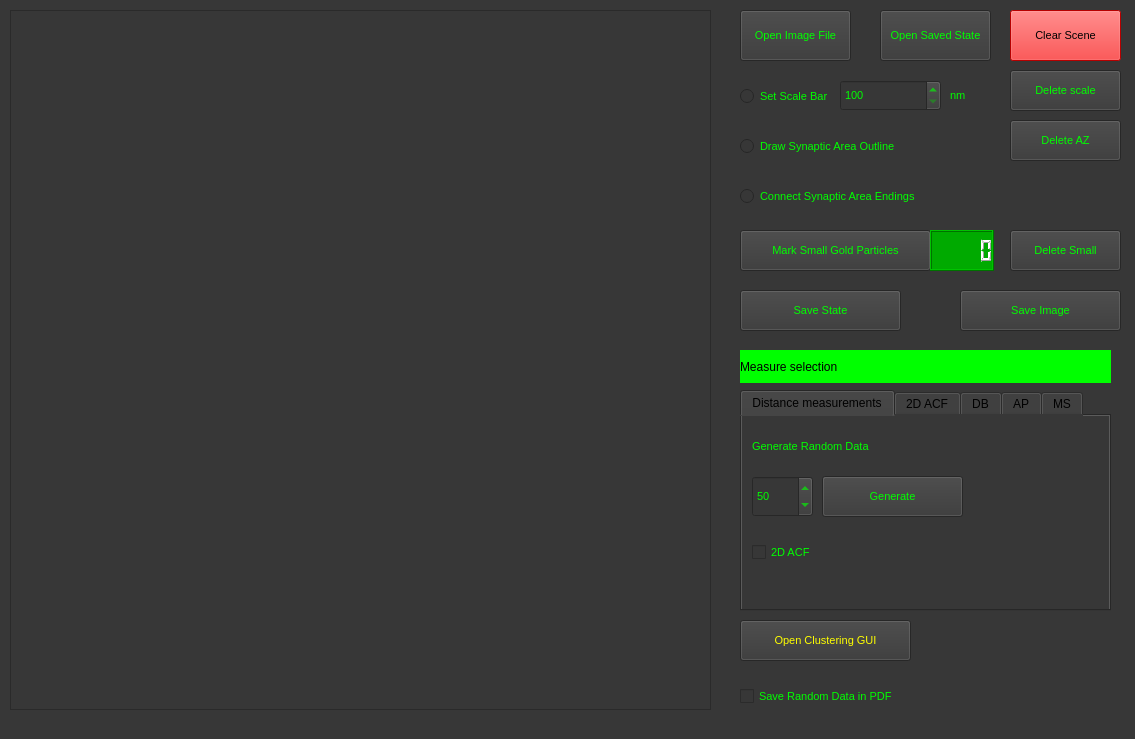
<?xml version="1.0" encoding="UTF-8"?>
<ui version="4.0">
 <class>MainWindow</class>
 <widget class="QMainWindow" name="MainWindow">
  <property name="geometry">
   <rect>
    <x>0</x>
    <y>0</y>
    <width>1135</width>
    <height>739</height>
   </rect>
  </property>
  <property name="maximumSize">
   <size>
    <width>5000</width>
    <height>3000</height>
   </size>
  </property>
  <property name="windowTitle">
   <string>GoldExt</string>
  </property>
  <property name="layoutDirection">
   <enum>Qt::LeftToRight</enum>
  </property>
  <property name="styleSheet">
   <string notr="true">background-color: rgb(55, 55, 55);</string>
  </property>
  <widget class="QWidget" name="centralwidget">
   <property name="acceptDrops">
    <bool>false</bool>
   </property>
   <widget class="QPushButton" name="openFileButton">
    <property name="geometry">
     <rect>
      <x>740</x>
      <y>10</y>
      <width>111</width>
      <height>51</height>
     </rect>
    </property>
    <property name="font">
     <font>
      <pointsize>8</pointsize>
     </font>
    </property>
    <property name="styleSheet">
     <string notr="true">color: rgb(0, 255, 0);
border-color: rgb(200, 168, 8);</string>
    </property>
    <property name="text">
     <string>Open Image File</string>
    </property>
   </widget>
   <widget class="QGraphicsView" name="imageLoaderView">
    <property name="geometry">
     <rect>
      <x>10</x>
      <y>10</y>
      <width>701</width>
      <height>700</height>
     </rect>
    </property>
    <property name="minimumSize">
     <size>
      <width>500</width>
      <height>500</height>
     </size>
    </property>
    <property name="maximumSize">
     <size>
      <width>4000</width>
      <height>2000</height>
     </size>
    </property>
    <property name="styleSheet">
     <string notr="true">border-color: rgb(0, 255, 0);</string>
    </property>
   </widget>
   <widget class="QPushButton" name="markSmallGoldParticlesButton">
    <property name="geometry">
     <rect>
      <x>740</x>
      <y>230</y>
      <width>191</width>
      <height>41</height>
     </rect>
    </property>
    <property name="font">
     <font>
      <pointsize>8</pointsize>
     </font>
    </property>
    <property name="styleSheet">
     <string notr="true">color: rgb(0, 255, 0);</string>
    </property>
    <property name="text">
     <string>Mark Small Gold Particles</string>
    </property>
   </widget>
   <widget class="QPushButton" name="openSavedStateButton">
    <property name="geometry">
     <rect>
      <x>880</x>
      <y>10</y>
      <width>111</width>
      <height>51</height>
     </rect>
    </property>
    <property name="font">
     <font>
      <pointsize>8</pointsize>
     </font>
    </property>
    <property name="styleSheet">
     <string notr="true">color: rgb(0, 255, 0);
border-color: rgb(200, 168, 8);</string>
    </property>
    <property name="text">
     <string>Open Saved State</string>
    </property>
   </widget>
   <widget class="QPushButton" name="clearSceneButton">
    <property name="geometry">
     <rect>
      <x>1010</x>
      <y>10</y>
      <width>111</width>
      <height>51</height>
     </rect>
    </property>
    <property name="font">
     <font>
      <pointsize>8</pointsize>
     </font>
    </property>
    <property name="styleSheet">
     <string notr="true">background-color: rgb(255, 0, 0);</string>
    </property>
    <property name="text">
     <string>Clear Scene</string>
    </property>
   </widget>
   <widget class="QRadioButton" name="synapticAreaRadioButton">
    <property name="geometry">
     <rect>
      <x>740</x>
      <y>130</y>
      <width>251</width>
      <height>32</height>
     </rect>
    </property>
    <property name="font">
     <font>
      <pointsize>8</pointsize>
     </font>
    </property>
    <property name="styleSheet">
     <string notr="true">color: rgb(0, 255, 0);</string>
    </property>
    <property name="text">
     <string>Draw Synaptic Area Outline</string>
    </property>
   </widget>
   <widget class="QRadioButton" name="synapticAreaEndingRadioButton">
    <property name="geometry">
     <rect>
      <x>740</x>
      <y>180</y>
      <width>261</width>
      <height>32</height>
     </rect>
    </property>
    <property name="font">
     <font>
      <pointsize>8</pointsize>
     </font>
    </property>
    <property name="styleSheet">
     <string notr="true">color: rgb(0, 255, 0);</string>
    </property>
    <property name="text">
     <string>Connect Synaptic Area Endings</string>
    </property>
   </widget>
   <widget class="QRadioButton" name="scalebarRadioButton">
    <property name="geometry">
     <rect>
      <x>740</x>
      <y>80</y>
      <width>91</width>
      <height>32</height>
     </rect>
    </property>
    <property name="font">
     <font>
      <pointsize>8</pointsize>
     </font>
    </property>
    <property name="styleSheet">
     <string notr="true">color: rgb(0, 255, 0);</string>
    </property>
    <property name="text">
     <string>Set Scale Bar</string>
    </property>
   </widget>
   <widget class="QSpinBox" name="scalebarSpinBox">
    <property name="geometry">
     <rect>
      <x>840</x>
      <y>80</y>
      <width>101</width>
      <height>31</height>
     </rect>
    </property>
    <property name="font">
     <font>
      <pointsize>8</pointsize>
     </font>
    </property>
    <property name="styleSheet">
     <string notr="true">color: rgb(0, 255, 0);</string>
    </property>
    <property name="minimum">
     <number>100</number>
    </property>
    <property name="maximum">
     <number>500</number>
    </property>
    <property name="singleStep">
     <number>100</number>
    </property>
    <property name="value">
     <number>100</number>
    </property>
   </widget>
   <widget class="QLabel" name="scalebarLabel">
    <property name="geometry">
     <rect>
      <x>950</x>
      <y>80</y>
      <width>41</width>
      <height>31</height>
     </rect>
    </property>
    <property name="font">
     <font>
      <pointsize>8</pointsize>
     </font>
    </property>
    <property name="styleSheet">
     <string notr="true">color: rgb(0, 255, 0);</string>
    </property>
    <property name="text">
     <string>nm</string>
    </property>
   </widget>
   <widget class="QLCDNumber" name="smallGoldParticleLcdNumber">
    <property name="geometry">
     <rect>
      <x>930</x>
      <y>230</y>
      <width>64</width>
      <height>41</height>
     </rect>
    </property>
    <property name="font">
     <font>
      <pointsize>4</pointsize>
     </font>
    </property>
    <property name="styleSheet">
     <string notr="true">background-color: rgb(0, 170, 0);
color: rgb(255, 255, 255);</string>
    </property>
   </widget>
   <widget class="QPushButton" name="saveStateButton">
    <property name="geometry">
     <rect>
      <x>740</x>
      <y>290</y>
      <width>161</width>
      <height>41</height>
     </rect>
    </property>
    <property name="font">
     <font>
      <pointsize>8</pointsize>
     </font>
    </property>
    <property name="styleSheet">
     <string notr="true">color: rgb(0, 255, 0);
border-color: rgb(200, 168, 8);</string>
    </property>
    <property name="text">
     <string>Save State</string>
    </property>
   </widget>
   <widget class="QPushButton" name="openClusteringGuiWindowButton">
    <property name="geometry">
     <rect>
      <x>740</x>
      <y>620</y>
      <width>171</width>
      <height>41</height>
     </rect>
    </property>
    <property name="font">
     <font>
      <pointsize>8</pointsize>
     </font>
    </property>
    <property name="styleSheet">
     <string notr="true">border-color: rgb(200, 168, 8);
color: rgb(255, 255, 0);</string>
    </property>
    <property name="text">
     <string>Open Clustering GUI</string>
    </property>
   </widget>
   <widget class="QPushButton" name="saveImageButton">
    <property name="geometry">
     <rect>
      <x>960</x>
      <y>290</y>
      <width>161</width>
      <height>41</height>
     </rect>
    </property>
    <property name="font">
     <font>
      <pointsize>8</pointsize>
     </font>
    </property>
    <property name="styleSheet">
     <string notr="true">color: rgb(0, 255, 0);
border-color: rgb(200, 168, 8);</string>
    </property>
    <property name="text">
     <string>Save Image</string>
    </property>
   </widget>
   <widget class="QPushButton" name="deleteLastSmallGoldButton">
    <property name="geometry">
     <rect>
      <x>1010</x>
      <y>230</y>
      <width>111</width>
      <height>41</height>
     </rect>
    </property>
    <property name="font">
     <font>
      <pointsize>8</pointsize>
     </font>
    </property>
    <property name="styleSheet">
     <string notr="true">color: rgb(0, 255, 0);
border-color: rgb(200, 168, 8);</string>
    </property>
    <property name="text">
     <string>Delete Small</string>
    </property>
   </widget>
   <widget class="QCheckBox" name="saveRandomDataCheckBox">
    <property name="geometry">
     <rect>
      <x>740</x>
      <y>680</y>
      <width>251</width>
      <height>32</height>
     </rect>
    </property>
    <property name="font">
     <font>
      <pointsize>8</pointsize>
     </font>
    </property>
    <property name="styleSheet">
     <string notr="true">color: rgb(0, 255, 0);</string>
    </property>
    <property name="text">
     <string>Save Random Data in PDF </string>
    </property>
   </widget>
   <widget class="QPushButton" name="deleteScaleButton">
    <property name="geometry">
     <rect>
      <x>1010</x>
      <y>70</y>
      <width>111</width>
      <height>41</height>
     </rect>
    </property>
    <property name="font">
     <font>
      <pointsize>8</pointsize>
     </font>
    </property>
    <property name="styleSheet">
     <string notr="true">color: rgb(0, 255, 0);
border-color: rgb(200, 168, 8);</string>
    </property>
    <property name="text">
     <string>Delete scale</string>
    </property>
   </widget>
   <widget class="QPushButton" name="deleteAZOutlineButton">
    <property name="geometry">
     <rect>
      <x>1010</x>
      <y>120</y>
      <width>111</width>
      <height>41</height>
     </rect>
    </property>
    <property name="font">
     <font>
      <pointsize>8</pointsize>
     </font>
    </property>
    <property name="styleSheet">
     <string notr="true">color: rgb(0, 255, 0);
border-color: rgb(200, 168, 8);</string>
    </property>
    <property name="text">
     <string>Delete AZ</string>
    </property>
   </widget>
   <widget class="QTabWidget" name="tabWidget1">
    <property name="geometry">
     <rect>
      <x>740</x>
      <y>390</y>
      <width>371</width>
      <height>221</height>
     </rect>
    </property>
    <property name="currentIndex">
     <number>0</number>
    </property>
    <widget class="QWidget" name="tab">
     <attribute name="title">
      <string>Distance measurements</string>
     </attribute>
     <widget class="QLabel" name="randomDataGeneratorLabel">
      <property name="geometry">
       <rect>
        <x>10</x>
        <y>20</y>
        <width>291</width>
        <height>21</height>
       </rect>
      </property>
      <property name="font">
       <font>
        <pointsize>8</pointsize>
       </font>
      </property>
      <property name="styleSheet">
       <string notr="true">color: rgb(0, 255, 0);</string>
      </property>
      <property name="text">
       <string>Generate Random Data</string>
      </property>
     </widget>
     <widget class="QSpinBox" name="randomSampleSpinBox">
      <property name="geometry">
       <rect>
        <x>10</x>
        <y>60</y>
        <width>61</width>
        <height>41</height>
       </rect>
      </property>
      <property name="font">
       <font>
        <pointsize>8</pointsize>
       </font>
      </property>
      <property name="styleSheet">
       <string notr="true">color: rgb(0, 255, 0);</string>
      </property>
      <property name="minimum">
       <number>1</number>
      </property>
      <property name="maximum">
       <number>10000</number>
      </property>
      <property name="singleStep">
       <number>10</number>
      </property>
      <property name="value">
       <number>50</number>
      </property>
     </widget>
     <widget class="QPushButton" name="generateAllRandomDataButton">
      <property name="geometry">
       <rect>
        <x>80</x>
        <y>60</y>
        <width>141</width>
        <height>41</height>
       </rect>
      </property>
      <property name="font">
       <font>
        <pointsize>8</pointsize>
       </font>
      </property>
      <property name="styleSheet">
       <string notr="true">color: rgb(0, 255, 0);
border-color: rgb(200, 168, 8);</string>
      </property>
      <property name="text">
       <string>Generate</string>
      </property>
     </widget>
     <widget class="QCheckBox" name="PerformSpatialAutocorrelationCheckBox">
      <property name="geometry">
       <rect>
        <x>10</x>
        <y>120</y>
        <width>161</width>
        <height>32</height>
       </rect>
      </property>
      <property name="font">
       <font>
        <pointsize>8</pointsize>
       </font>
      </property>
      <property name="styleSheet">
       <string notr="true">color: rgb(0, 255, 0);</string>
      </property>
      <property name="text">
       <string>2D ACF</string>
      </property>
      <property name="checked">
       <bool>false</bool>
      </property>
     </widget>
    </widget>
    <widget class="QWidget" name="tab_2">
     <attribute name="title">
      <string>2D ACF</string>
     </attribute>
     <widget class="QPushButton" name="performSpatialAutocorrelationButton">
      <property name="geometry">
       <rect>
        <x>10</x>
        <y>10</y>
        <width>111</width>
        <height>51</height>
       </rect>
      </property>
      <property name="font">
       <font>
        <pointsize>8</pointsize>
       </font>
      </property>
      <property name="styleSheet">
       <string notr="true">color: rgb(0, 255, 0);
border-color: rgb(200, 168, 8);</string>
      </property>
      <property name="text">
       <string>2D ACF</string>
      </property>
     </widget>
     <widget class="QSpinBox" name="spatialRmaxSpinBox">
      <property name="geometry">
       <rect>
        <x>10</x>
        <y>70</y>
        <width>111</width>
        <height>41</height>
       </rect>
      </property>
      <property name="font">
       <font>
        <pointsize>8</pointsize>
       </font>
      </property>
      <property name="styleSheet">
       <string notr="true">color: rgb(0, 255, 0);</string>
      </property>
      <property name="minimum">
       <number>1</number>
      </property>
      <property name="maximum">
       <number>10000</number>
      </property>
      <property name="singleStep">
       <number>10</number>
      </property>
      <property name="value">
       <number>80</number>
      </property>
     </widget>
     <widget class="QLabel" name="RmaxLabel">
      <property name="geometry">
       <rect>
        <x>130</x>
        <y>70</y>
        <width>151</width>
        <height>41</height>
       </rect>
      </property>
      <property name="font">
       <font>
        <pointsize>8</pointsize>
       </font>
      </property>
      <property name="styleSheet">
       <string notr="true">color: rgb(0, 255, 0);</string>
      </property>
      <property name="text">
       <string>Rmax (nm)</string>
      </property>
     </widget>
     <widget class="QCheckBox" name="SaveSpatialAutocorrelationCheckBox">
      <property name="geometry">
       <rect>
        <x>190</x>
        <y>20</y>
        <width>251</width>
        <height>32</height>
       </rect>
      </property>
      <property name="font">
       <font>
        <pointsize>8</pointsize>
       </font>
      </property>
      <property name="styleSheet">
       <string notr="true">color: rgb(0, 255, 0);</string>
      </property>
      <property name="text">
       <string>Save</string>
      </property>
     </widget>
    </widget>
    <widget class="QWidget" name="tab_4">
     <attribute name="title">
      <string>DB</string>
     </attribute>
     <widget class="QDoubleSpinBox" name="DBSCANEpsilonDoubleSpinBox">
      <property name="geometry">
       <rect>
        <x>10</x>
        <y>70</y>
        <width>111</width>
        <height>41</height>
       </rect>
      </property>
      <property name="font">
       <font>
        <pointsize>8</pointsize>
       </font>
      </property>
      <property name="styleSheet">
       <string notr="true">color: rgb(0, 255, 0);</string>
      </property>
      <property name="decimals">
       <number>2</number>
      </property>
      <property name="minimum">
       <double>0.010000000000000</double>
      </property>
      <property name="maximum">
       <double>500.000000000000000</double>
      </property>
      <property name="singleStep">
       <double>10.000000000000000</double>
      </property>
      <property name="value">
       <double>40.000000000000000</double>
      </property>
     </widget>
     <widget class="QPushButton" name="performDBSCANButton">
      <property name="geometry">
       <rect>
        <x>10</x>
        <y>10</y>
        <width>111</width>
        <height>51</height>
       </rect>
      </property>
      <property name="font">
       <font>
        <pointsize>8</pointsize>
       </font>
      </property>
      <property name="styleSheet">
       <string notr="true">color: rgb(0, 255, 0);
border-color: rgb(200, 168, 8);</string>
      </property>
      <property name="text">
       <string>DBSCAN</string>
      </property>
     </widget>
     <widget class="QDoubleSpinBox" name="DBSCANMinSampleDoubleSpinBox">
      <property name="geometry">
       <rect>
        <x>10</x>
        <y>120</y>
        <width>111</width>
        <height>41</height>
       </rect>
      </property>
      <property name="font">
       <font>
        <pointsize>8</pointsize>
       </font>
      </property>
      <property name="styleSheet">
       <string notr="true">color: rgb(0, 255, 0);</string>
      </property>
      <property name="decimals">
       <number>0</number>
      </property>
      <property name="minimum">
       <double>1.000000000000000</double>
      </property>
      <property name="maximum">
       <double>5000.000000000000000</double>
      </property>
      <property name="singleStep">
       <double>1.000000000000000</double>
      </property>
      <property name="value">
       <double>3.000000000000000</double>
      </property>
     </widget>
     <widget class="QLabel" name="DBSCANEpsilonLabel">
      <property name="geometry">
       <rect>
        <x>130</x>
        <y>70</y>
        <width>161</width>
        <height>41</height>
       </rect>
      </property>
      <property name="font">
       <font>
        <pointsize>8</pointsize>
       </font>
      </property>
      <property name="styleSheet">
       <string notr="true">color: rgb(0, 255, 0);</string>
      </property>
      <property name="text">
       <string>Epsilon (nm)</string>
      </property>
     </widget>
     <widget class="QLabel" name="DBSCANMinSampleLabel">
      <property name="geometry">
       <rect>
        <x>130</x>
        <y>120</y>
        <width>161</width>
        <height>41</height>
       </rect>
      </property>
      <property name="font">
       <font>
        <pointsize>8</pointsize>
       </font>
      </property>
      <property name="styleSheet">
       <string notr="true">color: rgb(0, 255, 0);</string>
      </property>
      <property name="text">
       <string>Min Sample</string>
      </property>
     </widget>
    </widget>
    <widget class="QWidget" name="tab_3">
     <attribute name="title">
      <string>AP</string>
     </attribute>
     <widget class="QPushButton" name="performAffinityPropagationButton">
      <property name="geometry">
       <rect>
        <x>10</x>
        <y>10</y>
        <width>111</width>
        <height>51</height>
       </rect>
      </property>
      <property name="font">
       <font>
        <pointsize>8</pointsize>
       </font>
      </property>
      <property name="styleSheet">
       <string notr="true">color: rgb(0, 255, 0);
border-color: rgb(200, 168, 8);</string>
      </property>
      <property name="text">
       <string>Affinity Propagation</string>
      </property>
     </widget>
     <widget class="QDoubleSpinBox" name="affinityPropagationDoubleSpinBox">
      <property name="geometry">
       <rect>
        <x>10</x>
        <y>70</y>
        <width>111</width>
        <height>41</height>
       </rect>
      </property>
      <property name="font">
       <font>
        <pointsize>8</pointsize>
       </font>
      </property>
      <property name="styleSheet">
       <string notr="true">color: rgb(0, 255, 0);</string>
      </property>
      <property name="decimals">
       <number>0</number>
      </property>
      <property name="minimum">
       <double>-10000.000000000000000</double>
      </property>
      <property name="maximum">
       <double>0.000000000000000</double>
      </property>
      <property name="singleStep">
       <double>10.000000000000000</double>
      </property>
      <property name="value">
       <double>-30.000000000000000</double>
      </property>
     </widget>
     <widget class="QLabel" name="affinityPropagationLabel">
      <property name="geometry">
       <rect>
        <x>140</x>
        <y>70</y>
        <width>101</width>
        <height>41</height>
       </rect>
      </property>
      <property name="font">
       <font>
        <pointsize>8</pointsize>
       </font>
      </property>
      <property name="styleSheet">
       <string notr="true">color: rgb(0, 255, 0);</string>
      </property>
      <property name="text">
       <string>Preference</string>
      </property>
     </widget>
    </widget>
    <widget class="QWidget" name="tab_5">
     <attribute name="title">
      <string>MS</string>
     </attribute>
     <widget class="QPushButton" name="performMeanShiftButton">
      <property name="geometry">
       <rect>
        <x>10</x>
        <y>10</y>
        <width>111</width>
        <height>51</height>
       </rect>
      </property>
      <property name="font">
       <font>
        <pointsize>8</pointsize>
       </font>
      </property>
      <property name="styleSheet">
       <string notr="true">color: rgb(0, 255, 0);
border-color: rgb(200, 168, 8);</string>
      </property>
      <property name="text">
       <string>MeanShift</string>
      </property>
     </widget>
     <widget class="QDoubleSpinBox" name="MeanShiftMinSampleDoubleSpinBox">
      <property name="geometry">
       <rect>
        <x>10</x>
        <y>70</y>
        <width>111</width>
        <height>41</height>
       </rect>
      </property>
      <property name="font">
       <font>
        <pointsize>8</pointsize>
       </font>
      </property>
      <property name="styleSheet">
       <string notr="true">color: rgb(0, 255, 0);</string>
      </property>
      <property name="decimals">
       <number>0</number>
      </property>
      <property name="minimum">
       <double>1.000000000000000</double>
      </property>
      <property name="maximum">
       <double>5000.000000000000000</double>
      </property>
      <property name="singleStep">
       <double>1.000000000000000</double>
      </property>
      <property name="value">
       <double>3.000000000000000</double>
      </property>
     </widget>
     <widget class="QLabel" name="MeanShiftMinSampleLabel">
      <property name="geometry">
       <rect>
        <x>130</x>
        <y>80</y>
        <width>101</width>
        <height>31</height>
       </rect>
      </property>
      <property name="font">
       <font>
        <pointsize>8</pointsize>
       </font>
      </property>
      <property name="styleSheet">
       <string notr="true">color: rgb(0, 255, 0);</string>
      </property>
      <property name="text">
       <string>Min Sample</string>
      </property>
     </widget>
    </widget>
   </widget>
   <widget class="QLabel" name="clusteringLabel">
    <property name="geometry">
     <rect>
      <x>740</x>
      <y>350</y>
      <width>371</width>
      <height>33</height>
     </rect>
    </property>
    <property name="styleSheet">
     <string notr="true">background-color: rgb(0, 255, 0);</string>
    </property>
    <property name="text">
     <string>Measure selection</string>
    </property>
   </widget>
  </widget>
  <widget class="QStatusBar" name="statusbar"/>
  <action name="actionOpen">
   <property name="text">
    <string>Open</string>
   </property>
  </action>
  <action name="actionQuit">
   <property name="text">
    <string>Quit</string>
   </property>
  </action>
 </widget>
 <resources/>
 <connections/>
</ui>
